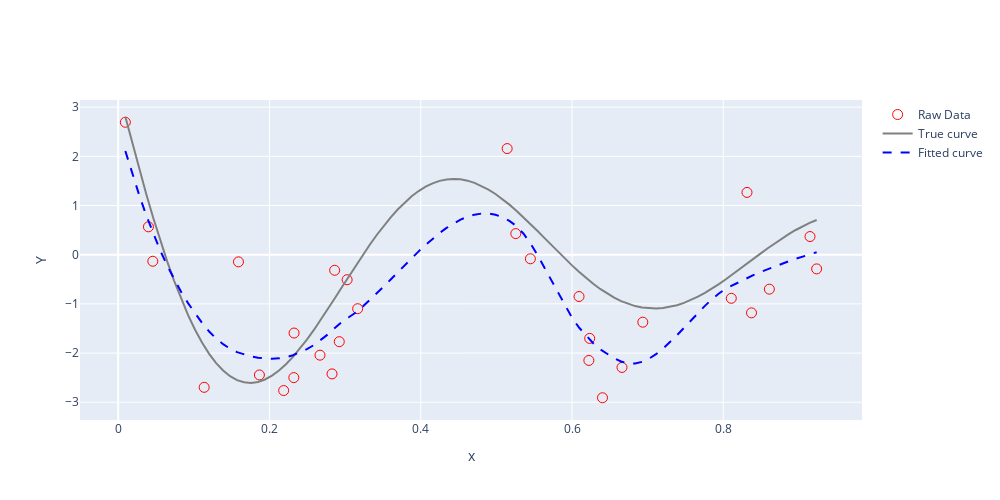

Notebook code cell kept with this figure:
### Code cell
fig = go.Figure()
fig.update_layout(width=1000,height=500,
                 xaxis_title="x", yaxis_title="Y")

fig.add_trace(go.Scatter(x=x, y=y,
                mode='markers',
                name= 'Raw Data',
                marker_symbol='circle-open',
                marker_size =10,
                marker_color="red"))

fig.add_trace(go.Scatter(x=new_x, y=true_y,
                name= 'True curve',
                line=dict(color='grey')))

fig.add_trace(go.Scatter(x=new_x, y=fitted_y,
                name= 'Fitted curve',
                line=dict(color='blue', dash='dash')))
